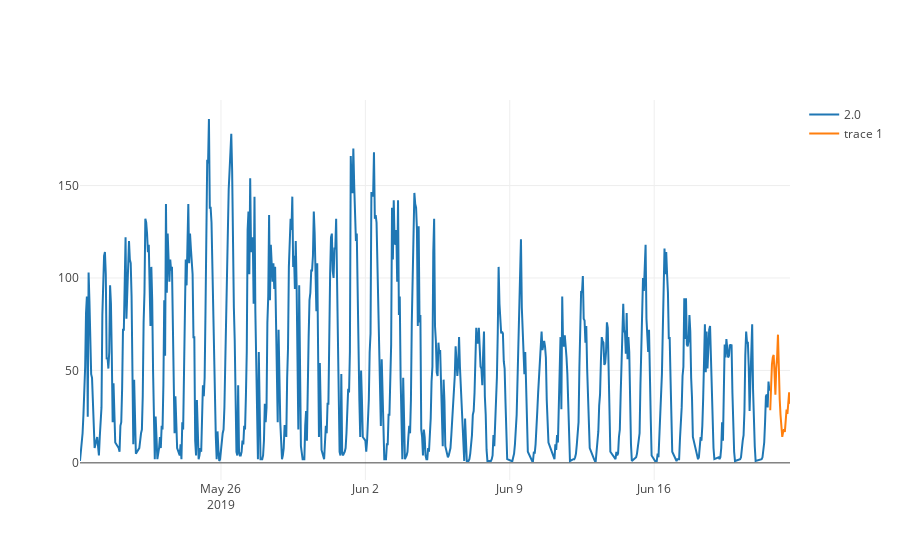

Write notebook code for a chart like this one.
### Code cell
plot_multiple_ts(ts, prediction)

### Figure 1 — Plotly figure (JSON) as saved in the notebook; plotly's stock layout.template omitted (floating-point values rounded to 4 significant figures; data arrays with more than 128 entries replaced by an {"elided": "..."} marker saying what was removed)
{"data": [{"name": "2.0", "type": "scatter", "uid": "9a9ab16c-b5e7-4eaa-8af1-637e62c108c1", "x": {"elided": "717 str values"}, "y": {"elided": "717 int values"}}, {"type": "scatter", "uid": "ae405892-7fa2-46bf-8064-e3c32b3d241a", "x": ["2019-06-21 15:00:00", "2019-06-21 16:00:00", "2019-06-21 17:00:00", "2019-06-21 18:00:00", "2019-06-21 19:00:00", "2019-06-21 20:00:00", "2019-06-21 21:00:00", "2019-06-21 22:00:00", "2019-06-21 23:00:00", "2019-06-22", "2019-06-22 01:00:00", "2019-06-22 02:00:00", "2019-06-22 03:00:00", "2019-06-22 04:00:00", "2019-06-22 05:00:00", "2019-06-22 06:00:00", "2019-06-22 07:00:00", "2019-06-22 08:00:00", "2019-06-22 09:00:00", "2019-06-22 10:00:00", "2019-06-22 11:00:00", "2019-06-22 12:00:00", "2019-06-22 13:00:00", "2019-06-22 14:00:00"], "y": [28.49, 49.8, 53.35, 57.17, 58.38, 48.24, 36.9, 51.2, 57.23, 69.34, 46.7, 34.51, 25.74, 18.92, 14.03, 16.61, 18.08, 16.74, 22.35, 28.77, 26.48, 31.0, 38.1, 31.92]}], "layout": {}}
